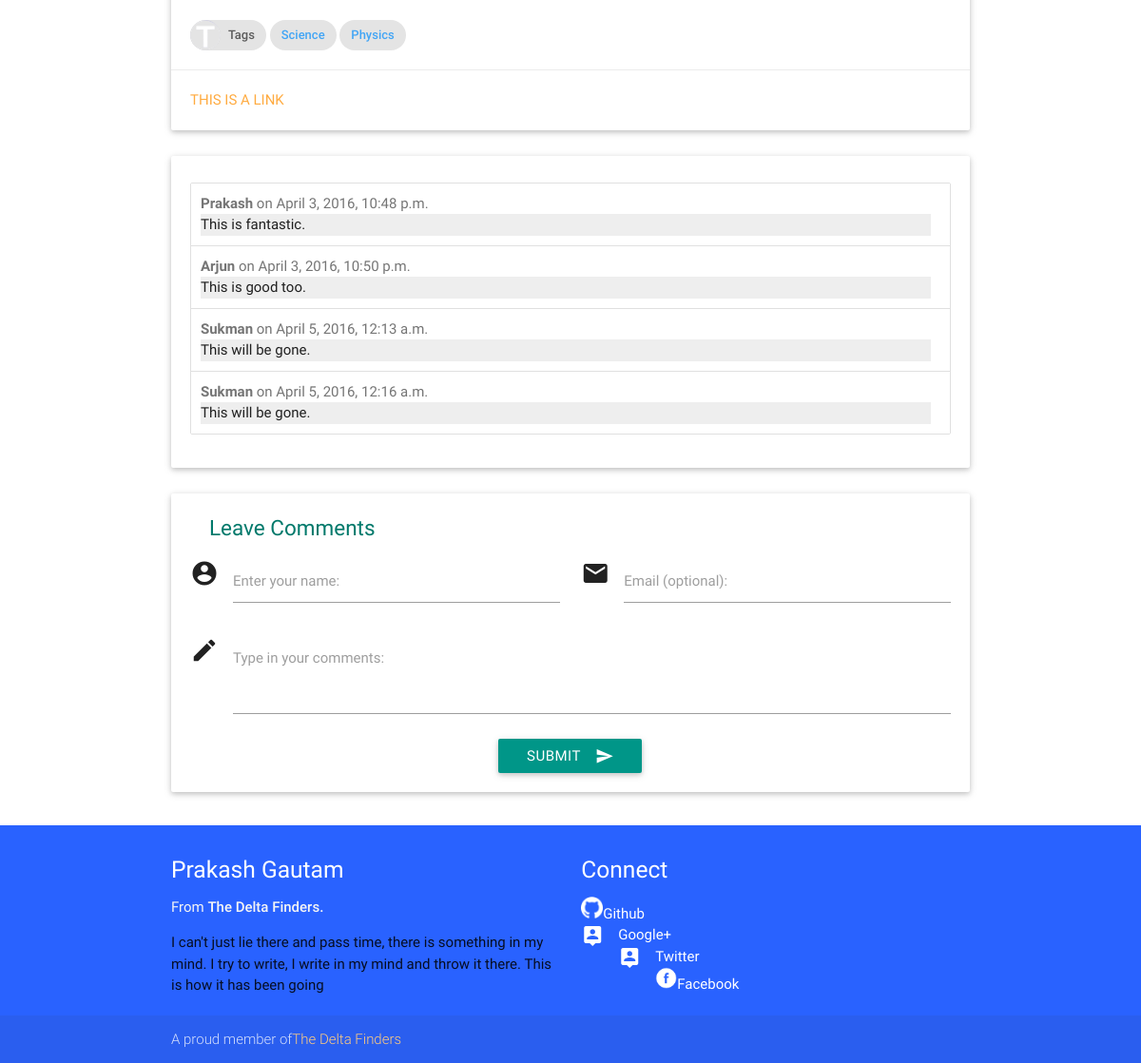
The app's page /blog/detail/are-events-random (lower part), older data.
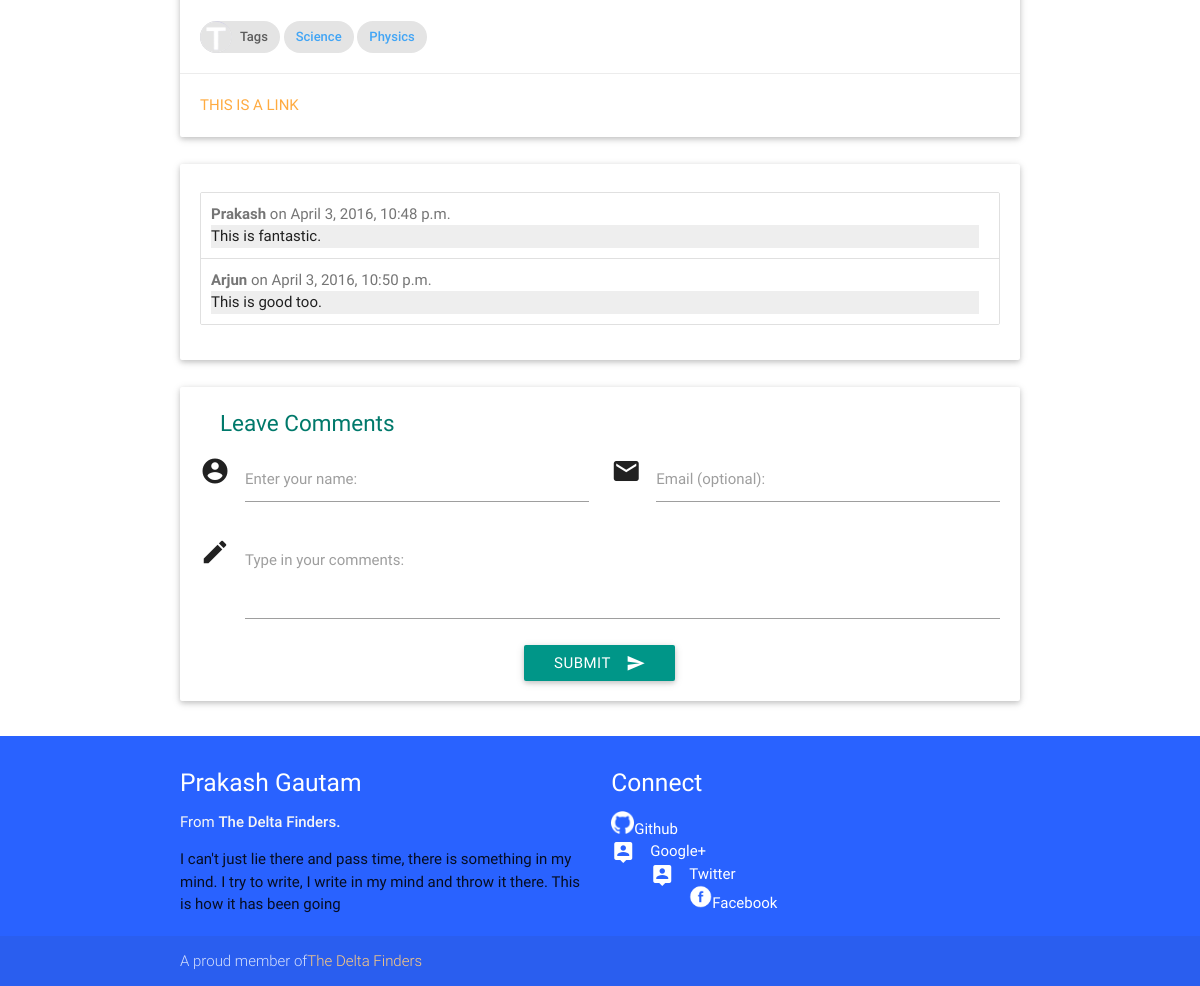
The same page, newer data.
### Blog/models.py (models this page shows, shortened)
class Tag(models.Model):
    word = models.CharField(max_length=100,unique=True)
    def __str__(self):
        return self.word

class Comment(models.Model):
    commenter = models.CharField(max_length=40)
    comment = models.TextField()
    postdate = models.DateTimeField(auto_now_add=True)
    blogpost = models.ForeignKey('BlogPost')

### Blog/views.py (the view, shortened to what this page needs)
# urls.py: url(r'^detail/(?P<pslug>[\w-]+)$', views.BlogDetail.as_view(), name='detail'),
class BlogDetail(View):
    def get(self,request,pslug):
        currentpost = get_object_or_404(BlogPost,slug=pslug)
        comments = Comment.objects.filter(blogpost=currentpost)
        template = loader.get_template('Blog/details.html')
        form = CommentForm()
        context = {
            'post' : currentpost,
            'form' : form,
            'comments' : comments,
        }
        return HttpResponse(template.render(context,request))

### Blog/forms.py
class CommentForm(forms.Form):
    commenter = forms.CharField(label='Enter your name', max_length = 100)
    email = forms.EmailField(label='Email (optional)')
    comment = forms.CharField(label='Type in your comments',
            widget=forms.Textarea(attrs =
        {'class':'materialize-textarea'}))

### Blog/templates/Blog/details.html (shortened to what this page needs)
{%extends "base.html" %}
{%load staticfiles %}
{%block bodycontent %}
<div class="container">
<div class="row">
    <div class="col l12 s12 m12">
      <div class="card">
        <div class="card-content black-text">
          <br/>
          <div class="chip">
                <img src="{%static 'images/capital-t.png'%}" alt="Tags">
                Tags
          </div>
          {%for tag in post.tags.all %}
          <a href="#"><div class="chip blue-text text-lighten-1">{{tag}}</div></a>
          {%endfor %}
        </div>
        <div class="card-action">
          <a href="#">This is a link</a>
        </div>
      </div>
    </div>
</div>
{% include "Blog/comment.html" %}
</div>
{%endblock bodycontent %}

### templates/base.html (shortened to what this page needs)
{% load staticfiles %}
<!DOCTYPE html>
<html lang="en">
<head>
  <link href="{%static 'css/MaterialFonts.css'%}" type="text/css" rel="stylesheet" media="screen,projection"/>
  <link href="{%static 'css/materialize.css'%}" type="text/css" rel="stylesheet" media="screen,projection"/>
  <link href="{%static 'css/style.css'%}" type="text/css" rel="stylesheet" media="screen,projection"/>
</head>
<body>
    {%block bodycontent%} {% endblock bodycontent %}
    {%include "footer.html" %}
  </body>
</html>

### templates/navbar.html (shortened to what this page needs)
{%load staticfiles %}

### Blog/templates/Blog/comment.html (shortened to what this page needs)
{%block postedcomments %}
{%if comments %}
<div class="row">
  <div class="col s12">
    <div class="card">
      <div class="card-content">
        <ul class="collection">
        {% for comment in comments %}
           <li class="collection-item" style="padding-left: 10px;">
             <span class="grey-text text-darken-1">
                 <b>{{comment.commenter}}</b> on {{comment.postdate}}
             </span>
             <div class="grey lighten-3">
                 <div class="text-flow"> <p>{{comment.comment}}</p> </div>
             </div>
           </li>
        {%endfor %}
        </ul>
      </div>
    </div>
  </div>
</div>
{%endif%}
{%endblock postedcomments %}
{%block commentform%}
<div class="row">
  <div class="col s12">
    <div class="card">
      <div class="card-content">
        <div>
        <span class="card-content teal-text text-darken-2" style="font-size:1.5em">Leave Comments</span>
        </div>
        <form action="{% url 'blog:detail' pslug=post.slug %}" method="post">
           <div class="row">
             <div class="input-field col s6">
               <i class="material-icons prefix">account_circle</i>
               {{form.commenter}}
               {{form.commenter.label_tag}}
             </div>
             <div class="input-field col s6">
               <i class="material-icons prefix">email</i>
               {{form.email}}
               {{form.email.label_tag }}
             </div>
           </div>
           <div class="row">
           <div class="input-field col s12">
             <i class="material-icons prefix">mode_edit</i>
             {{form.comment}}
             {{form.comment.label_tag}}
           </div>
          </div>
          <div class="center-align">
          <button class="btn waves-effect waves-light teal" type="submit" name="submit">Submit
              <i class="material-icons right">send</i>
          </button>
          </div>
        </form>
      </div>
    </div>
  </div>
</div>
{%endblock commentform%}

### templates/footer.html
{% load staticfiles %}
{%block footer %}
<footer class="page-footer blue accent-4">
    <div class="container">
      <div class="row">
        <div class="col l6 s12">
          <h5 class="white-text">Prakash Gautam</h5>
          <p class="grey-text text-lighten-4">From <strong>The Delta Finders.</strong> </p>
          <p>I can't just lie there and pass time, there is
             something in my mind. I try to write,  I write
             in my mind and throw it there. This is  how it
             has been going
          </p>
        </div>
       <div class="col l6 s12">
          <h5 class="white-text">Connect</h5>
          <ul>
              <li><a class="white-text" href="http://github.com/pranphy/"><img src="{% static 'images/github-icon.png' %}" style="height:23px; width:23px" />Github</a></li>
              <li><a class="white-text" href="http://plus.google.com/pranphy/"><i class="material-icons left">person_pin</i>Google+</a></li>
              <li><a class="white-text" href="http://twitter.com/pranphy"><i class="material-icons left">person_pin</i>Twitter</a></li>
              <li><a class="white-text" href="http://fb.com/pranphy"><img src="{% static 'images/facebook-icon.png' %}" style="height:23px; width:23px" />Facebook</a></li>
          </ul>
        </div>
      </div>
    </div>
    <div class="footer-copyright">
      <div class="container text-center">
      A proud member of<a class="orange-text text-lighten-3" href="http://github.com/TheDeltaFinders/">The Delta Finders</a>
      </div>
    </div>
  </footer>
{% endblock footer %}

### static/css/style.css (style rules this page uses)
.row { margin-bottom: 5px; }

Row changes from the older to the newer data that the page shows:
removed Comment: commenter "Sukman", postdate "April 5, 2016, 12:13 a.m.", comment "This will be gone."
removed Comment: commenter "Sukman", postdate "April 5, 2016, 12:16 a.m.", comment "This will be gone."
